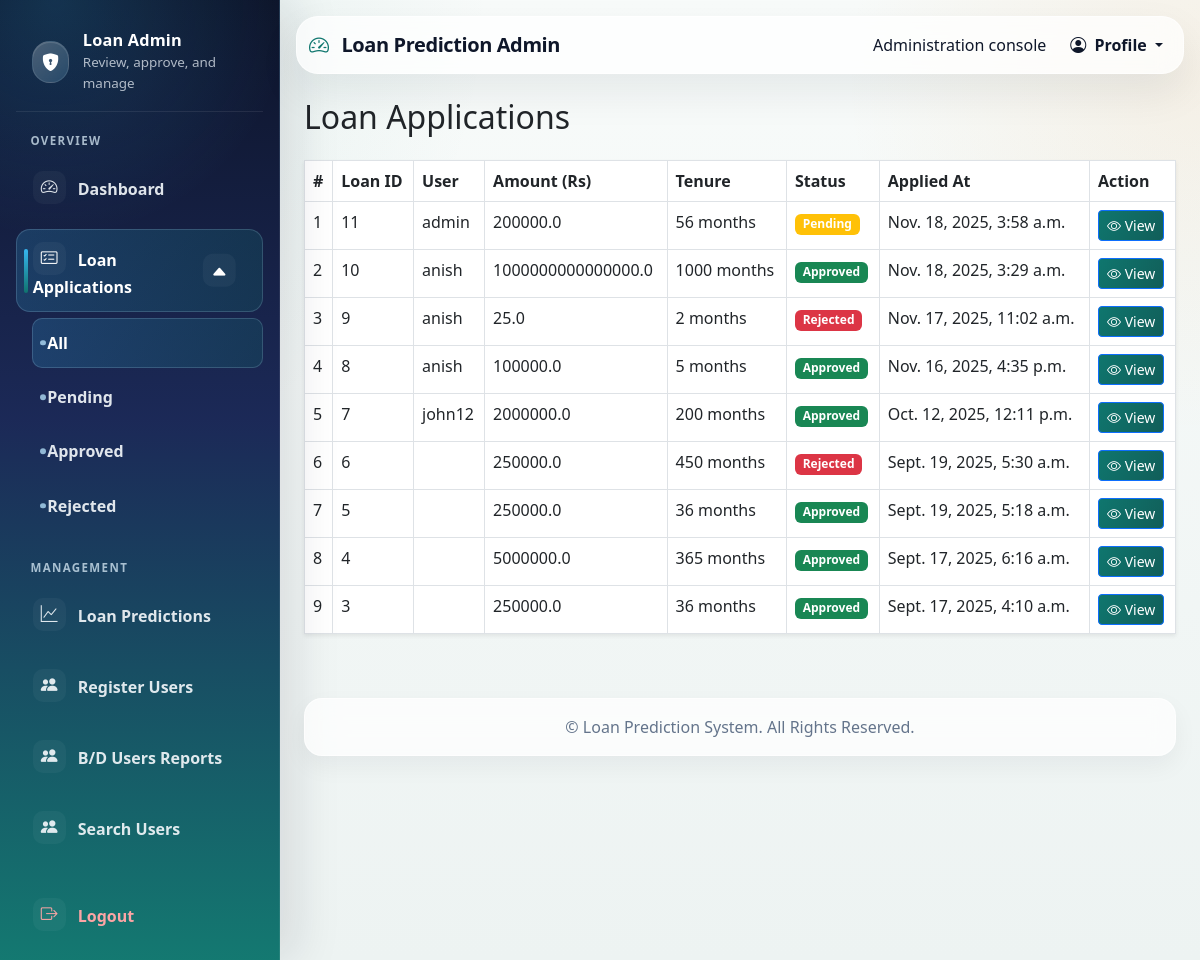
The app's page /admin-panel/loan-applications/ (signed in) with its own data.
### predictions/models.py (models this page shows, shortened)
class LoanApplicationFormData(models.Model):
    STATUS_CHOICES = [
        ('Pending', 'Pending'),
        ('Approved', 'Approved'),
        ('Rejected', 'Rejected'),
    ]
    user = models.ForeignKey('auth.User', on_delete=models.SET_NULL, null=True, blank=True)
    prediction = models.ForeignKey('PredictionResult', on_delete=models.SET_NULL, null=True, blank=True)
    loan_amount = models.FloatField()
    loan_tenure = models.IntegerField(help_text="Tenure in months")
    loan_purpose = models.CharField(max_length=200)
    applied_at = models.DateTimeField(auto_now_add=True)
    status = models.CharField(max_length=20, choices=STATUS_CHOICES, default='Pending')
    remark = models.TextField(blank=True, null=True)
    class Meta:
        ordering = ['-applied_at']
        verbose_name_plural = "Loan Application Form Data"

### admin_panel/views.py (the view)
# urls.py: path('loan-applications/', views.loan_applications_view, name='admin_loan_list'),
@user_passes_test(admin_required, login_url='admin_login')
def loan_applications_view(request: HttpRequest) -> HttpResponse:
    status = request.GET.get('status')
    if status:
        loans = LoanApplicationFormData.objects.filter(status=status).order_by('-applied_at')
        logger.info(f"Filtered loans by status {status} for admin {request.user.username}")
    else:
        loans = LoanApplicationFormData.objects.all().order_by('-applied_at')
    return render(request, 'loan_list.html', {'loans': loans})

### admin_panel/views.py (called while the page is built)
def admin_required(user) -> bool:
    return user.is_authenticated and user.is_staff

### admin_panel/templates/loan_list.html
{% extends 'base.html' %}
{% block content %}
<h2 class="mb-4">Loan Applications</h2>
<table class="table table-hover table-bordered shadow-sm">
    <thead>
        <tr>
            <th>#</th>
            <th>Loan ID</th>
            <th>User</th>
            <th>Amount (Rs)</th>
            <th>Tenure</th>
            <th>Status</th>
            <th>Applied At</th>
            <th>Action</th>
        </tr>
    </thead>
    <tbody>
        {% for loan in loans %}
        <tr>
            <td>{{ forloop.counter }}</td>
            <td>{{ loan.id }}</td>
            <td>{{ loan.user.username }}</td>
            <td>{{ loan.loan_amount }}</td>
            <td>{{ loan.loan_tenure }} months</td>
            <td>
                {% if loan.status == 'Approved' %}
                    <span class="badge bg-success">{{ loan.status }}</span>
                {% elif loan.status == 'Rejected' %}
                    <span class="badge bg-danger">{{ loan.status }}</span>
                {% else %}
                    <span class="badge bg-warning">{{ loan.status }}</span>
                {% endif %}
            </td>
            <td>{{ loan.applied_at }}</td>
            <td>
                <a href="{% url 'admin_loan_detail' loan.id %}" class="btn btn-primary btn-sm">
                    <i class="bi bi-eye"></i> View
                </a>
            </td>
        </tr>
        {% endfor %}
    </tbody>
</table>
{% endblock %}

### admin_panel/static/admin_panel/css/admin_style.css (style rules this page uses)
:root { --admin-ink: #0f172a; --admin-muted: #64748b; --admin-brand: #0f766e; --admin-brand-deep: #115e59; --admin-accent: #d97706; --admin-bg: #f4f8f7; --admin-surface: rgba(255, 255, 255, 0.72); --admin-border: rgba(15, 23, 42, 0.10); --admin-shadow: 0 18px 42px rgba(15, 23, 42, 0.08); --admin-shadow-soft: 0 10px 24px rgba(15, 23, 42, 0.05); }
* { box-sizing: border-box; }
body { color: var(--admin-ink); background: radial-gradient(circle at 0% 0%, rgba(15, 118, 110, 0.10) 0, transparent 32%), radial-gradient(circle at 100% 8%, rgba(217, 119, 6, 0.08) 0, transparent 24%), linear-gradient(180deg, #f8fbfa 0%, #edf3f2 100%); }
.admin-content > * { animation: admin-fade-up 220ms ease-out; }
.table { border-color: var(--admin-border); }
.table thead { background: linear-gradient(120deg, var(--admin-ink) 0%, var(--admin-brand-deep) 100%); color: #fff; }
.btn-primary { background: linear-gradient(120deg, var(--admin-brand) 0%, var(--admin-brand-deep) 100%); border-color: var(--admin-brand); }

### records on screen
LoanApplicationFormData: id "11", user.username "admin", loan_amount "200000.0", loan_tenure "56", status "Pending", applied_at "Nov. 18, 2025, 3:58 a.m."
LoanApplicationFormData: id "10", user.username "anish", loan_amount "1000000000000000.0", loan_tenure "1000", status "Approved", applied_at "Nov. 18, 2025, 3:29 a.m."
LoanApplicationFormData: id "9", user.username "anish", loan_amount "25.0", loan_tenure "2", status "Rejected", applied_at "Nov. 17, 2025, 11:02 a.m."
LoanApplicationFormData: id "8", user.username "anish", loan_amount "100000.0", loan_tenure "5", status "Approved", applied_at "Nov. 16, 2025, 4:35 p.m."
LoanApplicationFormData: id "7", user.username "john12", loan_amount "2000000.0", loan_tenure "200", status "Approved", applied_at "Oct. 12, 2025, 12:11 p.m."
LoanApplicationFormData: id "6", loan_amount "250000.0", loan_tenure "450", status "Rejected", applied_at "Sept. 19, 2025, 5:30 a.m."
LoanApplicationFormData: id "5", loan_amount "250000.0", loan_tenure "36", status "Approved", applied_at "Sept. 19, 2025, 5:18 a.m."
LoanApplicationFormData: id "4", loan_amount "5000000.0", loan_tenure "365", status "Approved", applied_at "Sept. 17, 2025, 6:16 a.m."
LoanApplicationFormData: id "3", loan_amount "250000.0", loan_tenure "36", status "Approved", applied_at "Sept. 17, 2025, 4:10 a.m."
